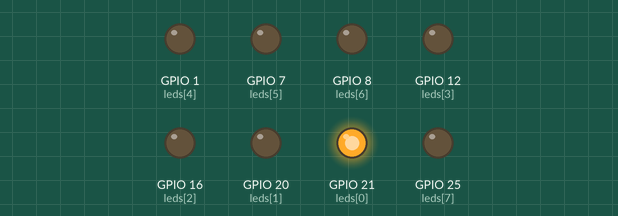
This program was run on a simulated Raspberry Pi (BCM pin numbers). On the bench: output pins drawn as LEDs (lit = HIGH).

Above: at 0.05 s.
At 0.95 s:
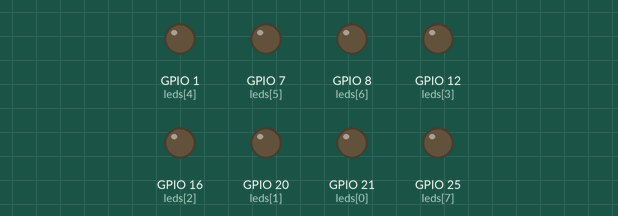
At 1.85 s:
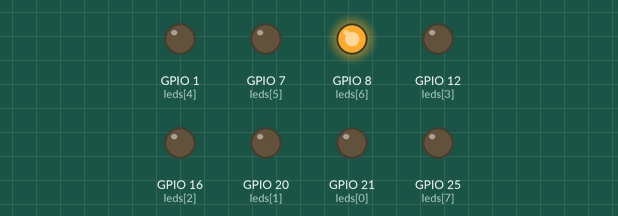
At 3.65 s:
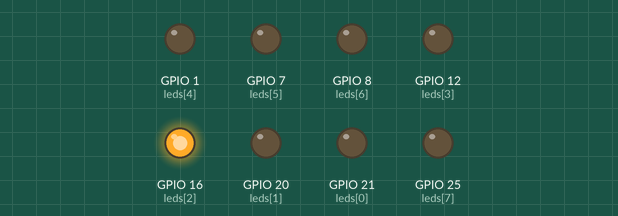
At 5.25 s:
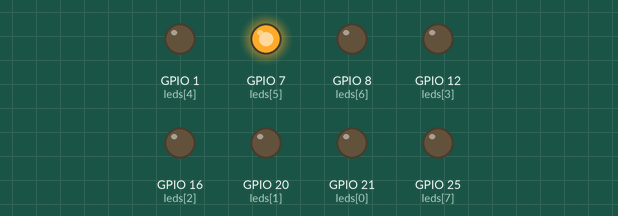
At 7.25 s:
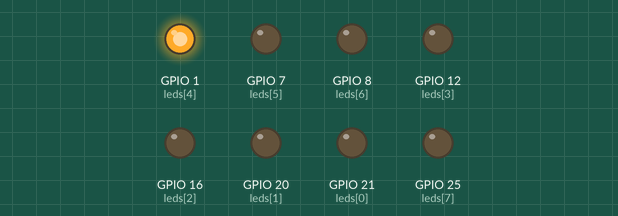
Timing chart, 0 to 7.5 s (numbered marks = the images above):
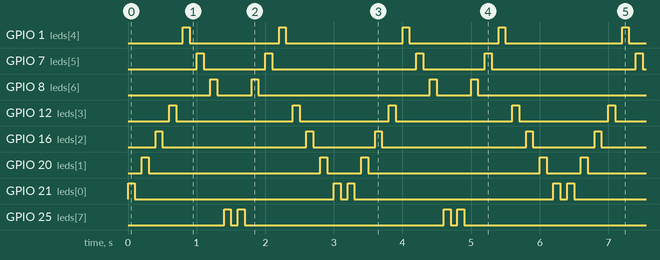

Measured:
- by itself, GPIO 1 (leds[4]): repeats every 3.2 s: LOW 1.3 s, HIGH 0.10 s, LOW 1.7 s, HIGH 0.10 s
- by itself, GPIO 7 (leds[5]): repeats every 3.2 s: LOW 0.90 s, HIGH 0.10 s, LOW 2.1 s, HIGH 0.10 s
- by itself, GPIO 8 (leds[6]): repeats every 3.2 s: LOW 0.50 s, HIGH 0.10 s, LOW 2.5 s, HIGH 0.10 s
- by itself, GPIO 12 (leds[3]): repeats every 3.2 s: LOW 1.7 s, HIGH 0.10 s, LOW 1.3 s, HIGH 0.10 s
- by itself, GPIO 16 (leds[2]): repeats every 3.2 s: LOW 2.1 s, HIGH 0.10 s, LOW 0.90 s, HIGH 0.10 s
- by itself, GPIO 20 (leds[1]): repeats every 3.2 s: LOW 2.5 s, HIGH 0.10 s, LOW 0.50 s, HIGH 0.10 s
- by itself, GPIO 21 (leds[0]): repeats every 3.2 s: LOW 2.9 s, HIGH 0.10 s, LOW 0.10 s, HIGH 0.10 s
- by itself, GPIO 25 (leds[7]): repeats every 3.2 s: LOW 0.10 s, HIGH 0.10 s, LOW 2.9 s, HIGH 0.10 s

The program:

kitt-leds.py
```python
#Ali and Carlotta code KITT LEDS
#using a switch match case for one on at a time
#11/22/25 TikTok Live

#run the code on the RPI one time
import RPi.GPIO as GPIO #import library to send digital inputs and outputs
import time				#import time for the sleep functi9on
GPIO.setmode(GPIO.BCM)	#refer to pins by the broad comm chip (GPIOXX)
GPIO.setwarnings(False)	#don't print out scripting warnings
leds = [21,20,16, 12, 1,7,8,25] #define led pins
for led in leds:
    GPIO.setup(led,GPIO.OUT)	#define led pins as outputs


while True:				#run the code on the RPI forever
    for led in leds:	#turn LEDS on and off one at a time
        GPIO.output(led,GPIO.HIGH)
        time.sleep(.1)
        GPIO.output(led,GPIO.LOW)
        time.sleep(.1)
    for led in reversed(leds):		#turn LEDS on and off one at a time in reverse order
        GPIO.output(led,GPIO.HIGH)
        time.sleep(.1)
        GPIO.output(led,GPIO.LOW)
        time.sleep(.1)
```
